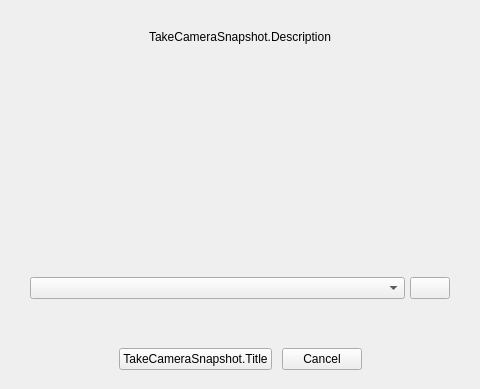
<?xml version="1.0" encoding="UTF-8"?>
<ui version="4.0">
 <class>PLSTakeCameraSnapshot</class>
 <widget class="QWidget" name="PLSTakeCameraSnapshot">
  <property name="geometry">
   <rect>
    <x>0</x>
    <y>0</y>
    <width>480</width>
    <height>389</height>
   </rect>
  </property>
  <property name="windowTitle">
   <string>TakeCameraSnapshot.Title</string>
  </property>
  <layout class="QVBoxLayout" name="verticalLayout" stretch="0,1,0,0,0">
   <property name="spacing">
    <number>0</number>
   </property>
   <property name="leftMargin">
    <number>0</number>
   </property>
   <property name="topMargin">
    <number>0</number>
   </property>
   <property name="rightMargin">
    <number>0</number>
   </property>
   <property name="bottomMargin">
    <number>0</number>
   </property>
   <item>
    <layout class="QHBoxLayout" name="horizontalLayout_4">
     <property name="topMargin">
      <number>30</number>
     </property>
     <item>
      <widget class="QLabel" name="descriptionLabel">
       <property name="text">
        <string>TakeCameraSnapshot.Description</string>
       </property>
       <property name="alignment">
        <set>Qt::AlignCenter</set>
       </property>
      </widget>
     </item>
    </layout>
   </item>
   <item>
    <layout class="QHBoxLayout" name="horizontalLayout_3">
     <property name="leftMargin">
      <number>30</number>
     </property>
     <property name="topMargin">
      <number>20</number>
     </property>
     <property name="rightMargin">
      <number>30</number>
     </property>
     <property name="bottomMargin">
      <number>10</number>
     </property>
     <item>
      <widget class="PLSQTDisplay" name="preview" native="true"/>
     </item>
    </layout>
   </item>
   <item>
    <layout class="QHBoxLayout" name="horizontalLayout" stretch="1,0">
     <property name="spacing">
      <number>5</number>
     </property>
     <property name="leftMargin">
      <number>30</number>
     </property>
     <property name="rightMargin">
      <number>30</number>
     </property>
     <property name="bottomMargin">
      <number>30</number>
     </property>
     <item>
      <widget class="PLSComboBox" name="cameraList"/>
     </item>
     <item>
      <widget class="QPushButton" name="cameraSettingButton">
       <property name="text">
        <string/>
       </property>
      </widget>
     </item>
    </layout>
   </item>
   <item>
    <widget class="QWidget" name="lineWidget" native="true"/>
   </item>
   <item>
    <layout class="QHBoxLayout" name="horizontalLayout_2">
     <property name="spacing">
      <number>10</number>
     </property>
     <property name="topMargin">
      <number>19</number>
     </property>
     <property name="bottomMargin">
      <number>19</number>
     </property>
     <item>
      <spacer name="horizontalSpacer">
       <property name="orientation">
        <enum>Qt::Horizontal</enum>
       </property>
       <property name="sizeHint" stdset="0">
        <size>
         <width>40</width>
         <height>20</height>
        </size>
       </property>
      </spacer>
     </item>
     <item>
      <widget class="QPushButton" name="okButton">
       <property name="text">
        <string>TakeCameraSnapshot.Title</string>
       </property>
      </widget>
     </item>
     <item>
      <widget class="QPushButton" name="cancelButton">
       <property name="text">
        <string>Cancel</string>
       </property>
      </widget>
     </item>
     <item>
      <spacer name="horizontalSpacer_2">
       <property name="orientation">
        <enum>Qt::Horizontal</enum>
       </property>
       <property name="sizeHint" stdset="0">
        <size>
         <width>40</width>
         <height>20</height>
        </size>
       </property>
      </spacer>
     </item>
    </layout>
   </item>
  </layout>
 </widget>
 <customwidgets>
  <customwidget>
   <class>PLSComboBox</class>
   <extends>QComboBox</extends>
   <header>combobox.hpp</header>
  </customwidget>
  <customwidget>
   <class>PLSQTDisplay</class>
   <extends>QWidget</extends>
   <header>qt-display.hpp</header>
   <container>1</container>
  </customwidget>
 </customwidgets>
 <resources/>
 <connections/>
</ui>
